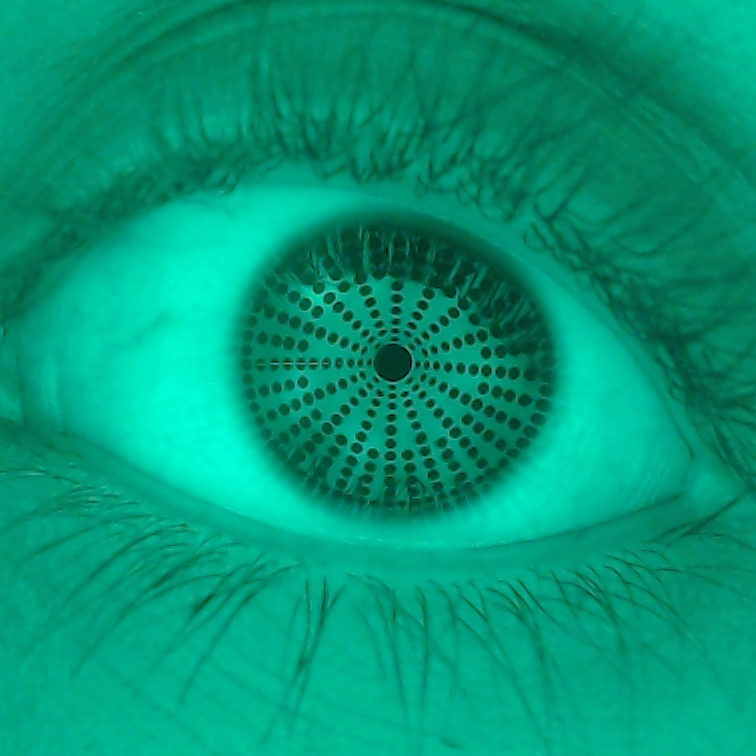
#> input picture ojo_izquierdo_gabs.jpg, 756 x 756 px
$ python intento_gabs3.py
#> lines starting #> are read from the running program, lines starting #| are printed output that depends on the picture; after the words box and inside, x2 and y2 are one past the last pixel; in counts of white or black regions, pixels touching at a corner belong together
import cv2
import numpy as np


def reducir_grises(imagen_gray, niveles=8):
    factor = 256 // niveles
    return (imagen_gray // factor) * factor

def detectar_patron_e_iris(frame):
    if frame is None or not isinstance(frame, np.ndarray) or frame.size == 0:
        print("No llega imagen")
        return None

    img_rgb = cv2.cvtColor(frame, cv2.COLOR_BGR2RGB)
    gray = cv2.cvtColor(frame, cv2.COLOR_BGR2GRAY)

    gray_eq = cv2.equalizeHist(gray)
    gray_reducida = reducir_grises(gray_eq, 8)

    green = frame[:, :, 1]
    blur = cv2.GaussianBlur(green, (5, 5), 1.0)
    binary = cv2.adaptiveThreshold(blur, 255, cv2.ADAPTIVE_THRESH_MEAN_C, cv2.THRESH_BINARY_INV, 11, 7)
    contornos, _ = cv2.findContours(binary, cv2.RETR_EXTERNAL, cv2.CHAIN_APPROX_SIMPLE)

    puntos = []
    for c in contornos:
        area = cv2.contourArea(c)
        if 5 < area < 100:
            perimetro = cv2.arcLength(c, True)
            circularidad = 4 * np.pi * area / (perimetro ** 2 + 1e-6)
            if 0.6 < circularidad < 1.3:
                M = cv2.moments(c)
                if M["m00"] != 0:
                    cx = int(M["m10"] / M["m00"])
                    cy = int(M["m01"] / M["m00"])
                    puntos.append((cx, cy))

    if not puntos:
        return None

    puntos_filtrados = puntos

    if len(puntos_filtrados) < 5:
        return None

    xs, ys = zip(*puntos_filtrados)
    cx_patron = int(np.mean(xs))
    cy_patron = int(np.mean(ys))
    radios = [np.sqrt((x - cx_patron)**2 + (y - cy_patron)**2) for (x, y) in puntos_filtrados]
    r_patron = int(1.2*np.mean(radios))

    roi_r = int(1.2 * r_patron)
    h, w = frame.shape[:2]
    margin = 10
    x1 = max(cx_patron - roi_r - margin, 0)
    y1 = max(cy_patron - roi_r - margin, 0)
    x2 = min(cx_patron + roi_r + margin, w)
    y2 = min(cy_patron + roi_r + margin, h)
    coords_roi = (x1, y1, x2, y2)
    roi_img = frame[y1:y2, x1:x2]

    roi_gray = gray_reducida[y1:y2, x1:x2]
    _, mask = cv2.threshold(roi_gray, 70, 255, cv2.THRESH_BINARY_INV)
    contornos, _ = cv2.findContours(mask, cv2.RETR_EXTERNAL, cv2.CHAIN_APPROX_SIMPLE)

    mejor_contorno = None
    mejor_radio = 0
    cx_iris, cy_iris = None, None

    for c in contornos:
        area = cv2.contourArea(c)
        if area > 300:
            (x, y), radius = cv2.minEnclosingCircle(c)
            circularidad = 4 * np.pi * area / (cv2.arcLength(c, True) ** 2 + 1e-6)
            if 0.4 < circularidad < 1.2 and 20 < radius < 200 and radius > mejor_radio:
                mejor_contorno = c
                mejor_radio = radius
                cx_iris, cy_iris = int(x), int(y)

    if mejor_contorno is not None:
        cx_abs = cx_iris + x1
        cy_abs = cy_iris + y1
        r_abs = int(mejor_radio)
        return (cx_patron, cy_patron, r_patron, cx_abs, cy_abs, r_abs, roi_img, coords_roi)
    else:
        return None


def dibujar_circulos_y_cuadrados(frame, cx_patron, cy_patron, r_patron, cx_abs, cy_abs, r_abs):
    # Dibujar los círculos y cuadrado sobre la imagen
    imagen_con_circulos = frame.copy()

    # Círculo verde para el patrón
    cv2.circle(imagen_con_circulos, (cx_patron, cy_patron), r_patron, (0, 255, 0), 2)
    # Círculo rojo para el iris
    cv2.circle(imagen_con_circulos, (cx_abs, cy_abs), r_abs, (0, 0, 255), 2)

    # Cuadrado alrededor del patrón
    cv2.rectangle(imagen_con_circulos, (cx_patron - r_patron, cy_patron - r_patron),
                  (cx_patron + r_patron, cy_patron + r_patron), (255, 0, 0), 2)

    # Cuadrado alrededor del iris
    cv2.rectangle(imagen_con_circulos, (cx_abs - r_abs, cy_abs - r_abs),
                  (cx_abs + r_abs, cy_abs + r_abs), (255, 255, 0), 2)

    # Mostrar la imagen con círculos y cuadrados
    cv2.imshow("Imagen con círculos y cuadrados", imagen_con_circulos)
    cv2.waitKey(0)
    cv2.destroyAllWindows()


# Ruta de la imagen
ruta_imagen = 'ojo_izquierdo_gabs.jpg'

# Cargar la imagen
frame = cv2.imread(ruta_imagen)
#> frame is the input picture: shape (756, 756, 3); mean B, G, R 117.9, 151.6, 2.3

# Verificar si la imagen se cargó correctamente
if frame is None:
    print("No se pudo cargar la imagen.")
else:
    # Llamar a la función para detectar el patrón y el iris
    resultado = detectar_patron_e_iris(frame)
#> in reducir_grises, `return (imagen_gray // factor) * factor`:
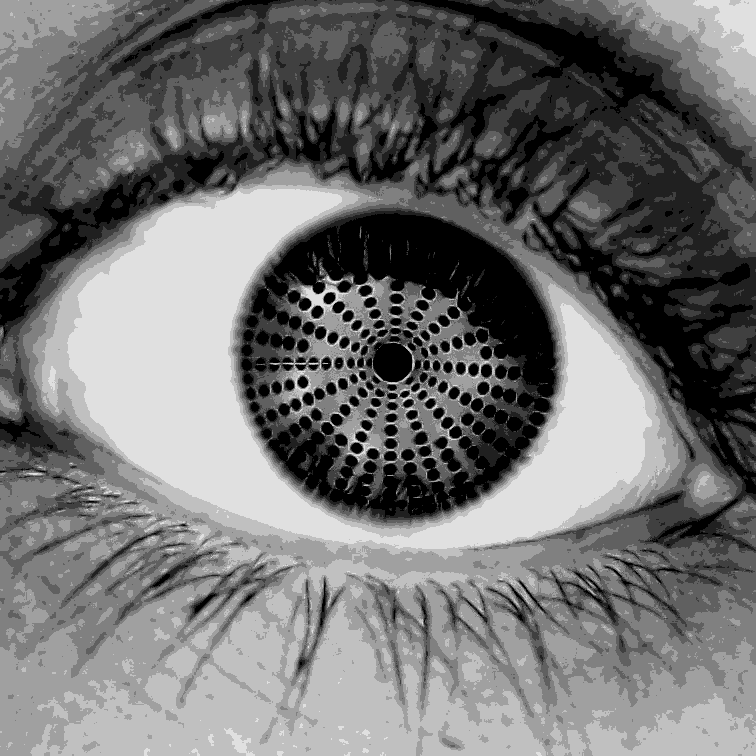
#> returned value: shape (756, 756); min 0, max 224, mean 113.8
#> in detectar_patron_e_iris, `green = frame[:, :, 1]`:
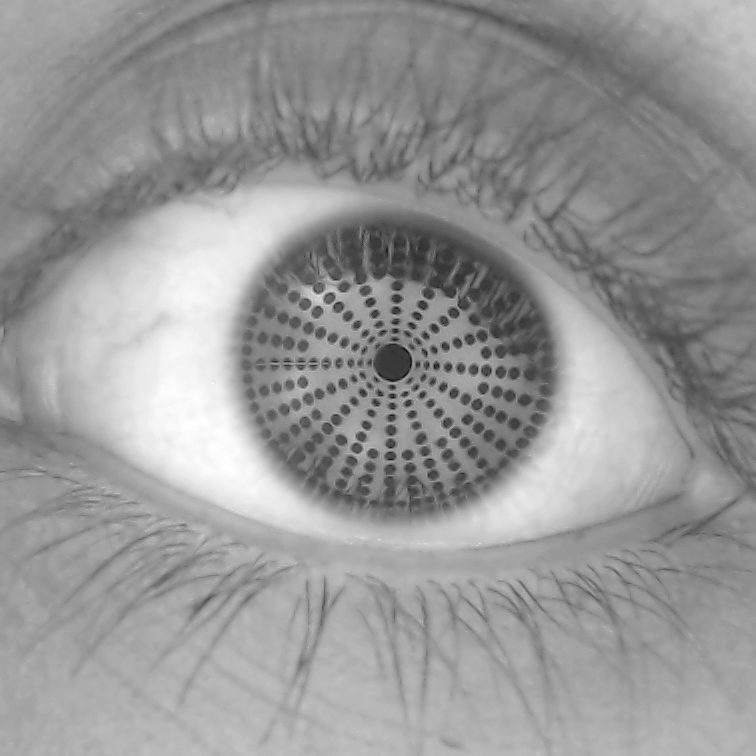
#> green: shape (756, 756); min 10, max 255, mean 151.6
#> in detectar_patron_e_iris, `binary = cv2.adaptiveThreshold(blur, 255, cv2.ADAPTIVE_THRESH_MEAN_C, ..`:
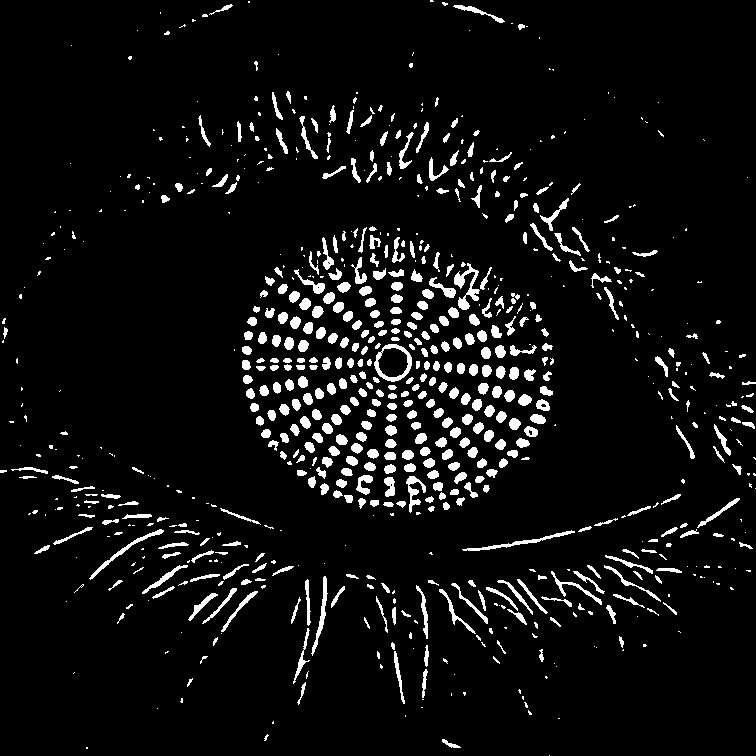
#> binary: shape (756, 756); 6.2% white; 811 white regions (352 under 20 px)
#> in detectar_patron_e_iris, `contornos, _ = cv2.findContours(binary, cv2.RETR_EXTERNAL, cv2.CHAIN_A..`: contornos = 811 contours, 421 with area under 20; largest, box (x1, y1, x2, y2) and area: (374, 344, 412, 382) 1031, (454, 263, 480, 310) 360, (89, 529, 164, 580) 253, (462, 530, 575, 551) 244, (311, 576, 328, 656) 234
#> the loop in detectar_patron_e_iris, `for c in contornos:` made 811 passes
#> (area, perimetro, circularidad, cx, cy) on pass 103: (23, 21.31, 0.636, 471, 582)
#> (area, perimetro, circularidad) on passes 3, 18, 24, 35, 39, 45: (45.5, 45.21, 0.28), (32, 51.46, 0.152), (61, 64.63, 0.184), (24.5, 32.38, 0.294), (47.5, 46.73, 0.273), (21.5, 25.9, 0.403)
#> after the loop in detectar_patron_e_iris, `for c in contornos:`: puntos = 273 pairs, first value 20 to 717, second value 3 to 645
#> in detectar_patron_e_iris, `puntos_filtrados = puntos`: puntos_filtrados has the same summary as puntos
#> in detectar_patron_e_iris, `xs, ys = zip(*puntos_filtrados)`: xs = 273 values, max 717 at index 198, min 20 at index 222, mean 382.5; ys = 273 values, max 645 at index 0, min 3 at index 272, mean 365
#> in detectar_patron_e_iris, `cx_patron = int(np.mean(xs))`: cx_patron = 382
#> in detectar_patron_e_iris, `cy_patron = int(np.mean(ys))`: cy_patron = 364
#> in detectar_patron_e_iris, `radios = [np.sqrt((x - cx_patron)**2 + (y - cy_patron)**2) for (x, y) ..`: radios = 273 values, max 397.8 at index 268, min 14.14 at index 153, mean 133.2
#> in detectar_patron_e_iris, `r_patron = int(1.2*np.mean(radios))`: r_patron = 159
#> in detectar_patron_e_iris, `roi_r = int(1.2 * r_patron)`: roi_r = 190
#> in detectar_patron_e_iris, `x1 = max(cx_patron - roi_r - margin, 0)`: x1 = 182
#> in detectar_patron_e_iris, `y1 = max(cy_patron - roi_r - margin, 0)`: y1 = 164
#> in detectar_patron_e_iris, `x2 = min(cx_patron + roi_r + margin, w)`: x2 = 582
#> in detectar_patron_e_iris, `y2 = min(cy_patron + roi_r + margin, h)`: y2 = 564
#> in detectar_patron_e_iris, `coords_roi = (x1, y1, x2, y2)`: coords_roi = (182, 164, 582, 564)
#> in detectar_patron_e_iris, `roi_img = frame[y1:y2, x1:x2]`:
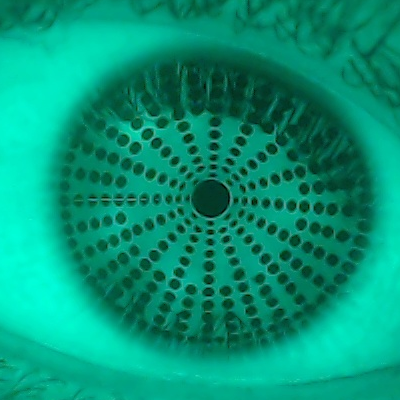
#> roi_img: shape (400, 400, 3); mean B, G, R 118.5, 149.9, 3.6
#> in detectar_patron_e_iris, `roi_gray = gray_reducida[y1:y2, x1:x2]`:
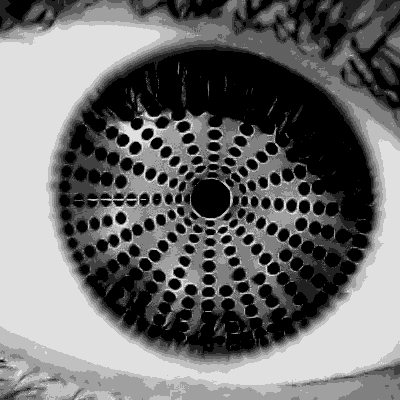
#> roi_gray: shape (400, 400); min 0, max 224, mean 110.3
#> in detectar_patron_e_iris, `_, mask = cv2.threshold(roi_gray, 70, 255, cv2.THRESH_BINARY_INV)`:
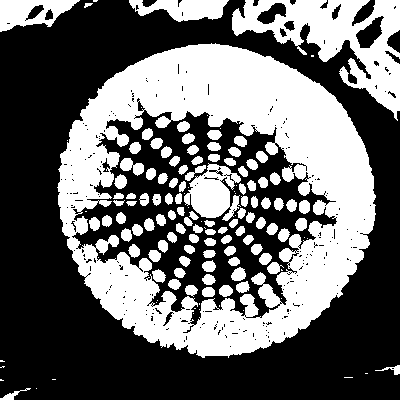
#> mask: shape (400, 400); 41.2% white; 139 white regions (37 under 20 px)
#> in detectar_patron_e_iris, `contornos, _ = cv2.findContours(mask, cv2.RETR_EXTERNAL, cv2.CHAIN_APP..`: contornos = 17 contours, 11 with area under 20; largest, box (x1, y1, x2, y2) and area: (57, 43, 376, 358) 76316, (232, 0, 400, 121) 8514, (0, 0, 80, 32) 1591, (129, 0, 229, 22) 1308, (0, 388, 31, 400) 73, (375, 365, 400, 375) 58
#> the loop in detectar_patron_e_iris, `for c in contornos:` made 17 passes
#> (area, x, y, radius, circularidad, mejor_radio, cx_iris, cy_iris) on pass 12: (76315.5, 214.9, 197.6, 160.9, 0.641, 160.9, 214, 197)
#> (area, x, y, radius, circularidad) on passes 14, 15, 17: (8514, 319.8, 58.7, 98.57, 0.106), (1308.5, 178.5, 1, 49.51, 0.245), (1591, 39.5, 15.5, 42.43, 0.446)
#> after the loop in detectar_patron_e_iris, `for c in contornos:`: cx_iris = 214; cy_iris = 197; mejor_contorno = contour of 591 points, box (x1, y1, x2, y2) (57, 43, 376, 358), area 76316; mejor_radio = 160.9
#> in detectar_patron_e_iris, `cx_abs = cx_iris + x1`: cx_abs = 396
#> in detectar_patron_e_iris, `cy_abs = cy_iris + y1`: cy_abs = 361
#> in detectar_patron_e_iris, `r_abs = int(mejor_radio)`: r_abs = 160
#> resultado = 8 items, first 6: 382, 364, 159, 396, 361, 160

    if resultado is not None:
        # Si se detectó el patrón y el iris, extraer los resultados
        cx_patron, cy_patron, r_patron, cx_abs, cy_abs, r_abs, roi_img, coords_roi = resultado
#> r_patron = 159; cx_abs = 396; cy_abs = 361; r_abs = 160; coords_roi = (182, 164, 582, 564)
        print(f"Centro del patrón: ({cx_patron}, {cy_patron}), Radio del patrón: {r_patron}")
#| Centro del patrón: (382, 364), Radio del patrón: 159
        print(f"Centro del iris: ({cx_abs}, {cy_abs}), Radio del iris: {r_abs}")
#| Centro del iris: (396, 361), Radio del iris: 160

        # Llamar a la función para dibujar los círculos y cuadrados
        dibujar_circulos_y_cuadrados(frame, cx_patron, cy_patron, r_patron, cx_abs, cy_abs, r_abs)
#> in dibujar_circulos_y_cuadrados, `cv2.rectangle(imagen_con_circulos, (cx_abs - r_abs, cy_abs - r_abs), (..`:
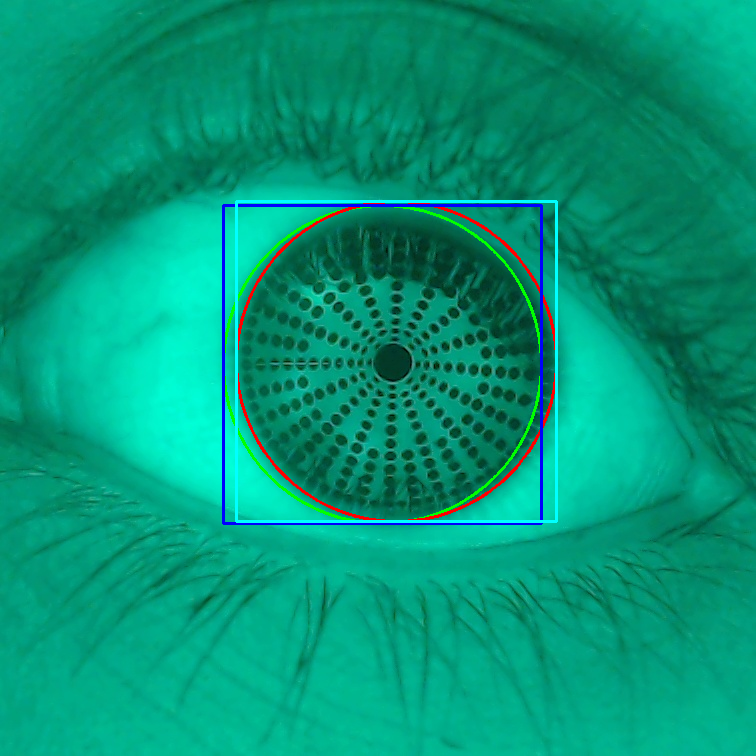
#> imagen_con_circulos: shape (756, 756, 3); mean B, G, R 118.3, 150.7, 3.4
    else:
        print("No se detectó el patrón o el iris.")

$ run again, with candidata1.jpg copied over ojo_izquierdo_gabs.jpg
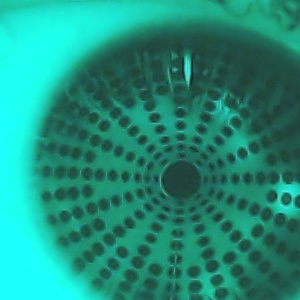
#> input picture candidata1.jpg, 300 x 300 px
#> frame is the input picture: shape (300, 300, 3); mean B, G, R 123.9, 143.4, 31
#> in detectar_patron_e_iris, `binary = cv2.adaptiveThreshold(blur, 255, cv2.ADAPTIVE_THRESH_MEAN_C, ..`:
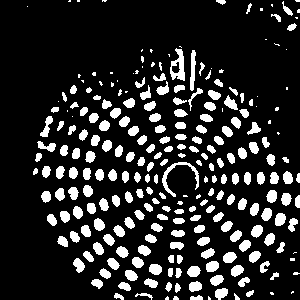
#> binary: shape (300, 300); 16.2% white; 253 white regions (54 under 20 px)
#> in detectar_patron_e_iris, `contornos, _ = cv2.findContours(binary, cv2.RETR_EXTERNAL, cv2.CHAIN_A..`: contornos = 253 contours, 65 with area under 20; largest, box (x1, y1, x2, y2) and area: (170, 48, 185, 81) 280, (162, 162, 199, 197) 195, (190, 50, 196, 91) 128, (187, 266, 201, 277) 101, (223, 252, 237, 263) 101
#> the loop in detectar_patron_e_iris, `for c in contornos:` made 253 passes
#> (area, perimetro, circularidad, cx, cy) on passes 10 to 17: (25.5, 21.9, 0.668, 249, 293), (95, 40.14, 0.741, 220, 292), (30, 23.31, 0.694, 177, 287), (33.5, 23.56, 0.759, 168, 286), (65, 32.97, 0.751, 124, 285), (93.5, 37.56, 0.833, 194, 286), (65, 32.97, 0.751, 96, 282), (75, 36.97, 0.69, 150, 282)
#> after the loop in detectar_patron_e_iris, `for c in contornos:`: puntos = 173 pairs, first value 35 to 298, second value 10 to 297
#> puntos_filtrados has the same summary as puntos
#> xs = 173 values, max 298 at index 172, min 35 at index 100, mean 166.7; ys = 173 values, max 297 at index 0, min 10 at index 172, mean 183.8
#> cx_patron = 166
#> cy_patron = 183
#> radios = 173 values, max 217.6 at index 172, min 12.08 at index 88, mean 81.02
#> r_patron = 97
#> roi_r = 116
#> x1 = 40
#> y1 = 57
#> x2 = 292
#> y2 = 300
#> coords_roi = (40, 57, 292, 300)
#> in detectar_patron_e_iris, `_, mask = cv2.threshold(roi_gray, 70, 255, cv2.THRESH_BINARY_INV)`:
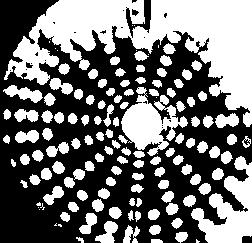
#> mask: shape (243, 252); 45% white; 133 white regions (18 under 20 px)
#> in detectar_patron_e_iris, `contornos, _ = cv2.findContours(mask, cv2.RETR_EXTERNAL, cv2.CHAIN_APP..`: contornos = 133 contours, 20 with area under 20; largest, box (x1, y1, x2, y2) and area: (4, 0, 252, 127) 12368, (191, 156, 252, 243) 2324, (121, 87, 188, 156) 1988, (3, 85, 43, 103) 313, (95, 221, 118, 243) 246
#> the loop in detectar_patron_e_iris, `for c in contornos:` made 133 passes
#> (area, x, y, radius, circularidad) on passes 50, 105, 106, 133: (2324, 224.5, 199, 46.06, 0.141), (1987.5, 151.7, 119.6, 35.41, 0.0934), (313, 22.5, 93.5, 19.81, 0.336), (12368, 134.5, 61.5, 131.7, 0.0636)
#> after the loop in detectar_patron_e_iris, `for c in contornos:`: mejor_radio = 0
